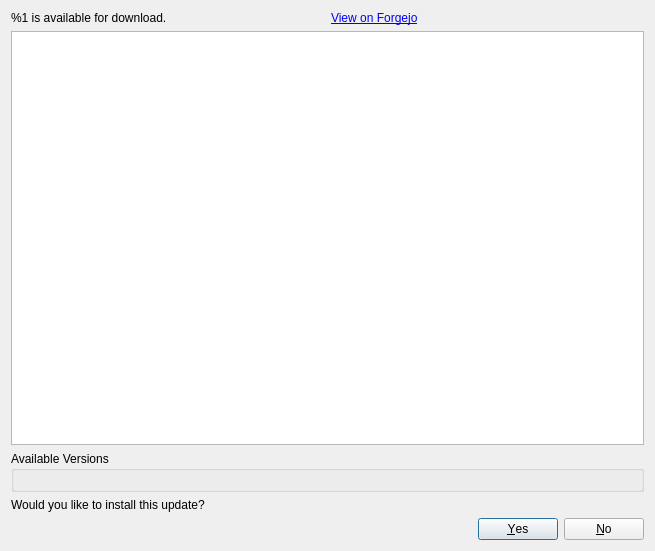
<?xml version="1.0" encoding="UTF-8"?>
<ui version="4.0">
 <class>UpdateDialog</class>
 <widget class="QDialog" name="UpdateDialog">
  <property name="geometry">
   <rect>
    <x>0</x>
    <y>0</y>
    <width>655</width>
    <height>551</height>
   </rect>
  </property>
  <property name="windowTitle">
   <string>Update Available</string>
  </property>
  <layout class="QGridLayout" name="gridLayout">
   <item row="0" column="1">
    <widget class="QLabel" name="url">
     <property name="text">
      <string>&lt;a href=&quot;%1&quot;&gt;View on Forgejo&lt;/a&gt;</string>
     </property>
     <property name="openExternalLinks">
      <bool>true</bool>
     </property>
    </widget>
   </item>
   <item row="3" column="0" colspan="2">
    <widget class="QLabel" name="label_2">
     <property name="text">
      <string>Would you like to install this update?</string>
     </property>
    </widget>
   </item>
   <item row="4" column="0" colspan="2">
    <widget class="QDialogButtonBox" name="buttonBox">
     <property name="orientation">
      <enum>Qt::Orientation::Horizontal</enum>
     </property>
     <property name="standardButtons">
      <set>QDialogButtonBox::StandardButton::No|QDialogButtonBox::StandardButton::Yes</set>
     </property>
    </widget>
   </item>
   <item row="2" column="0" colspan="2">
    <widget class="QGroupBox" name="groupBox">
     <property name="title">
      <string>Available Versions</string>
     </property>
     <layout class="QVBoxLayout" name="radioButtons"/>
    </widget>
   </item>
   <item row="1" column="0" colspan="2">
    <widget class="QTextEdit" name="body">
     <property name="horizontalScrollBarPolicy">
      <enum>Qt::ScrollBarPolicy::ScrollBarAlwaysOff</enum>
     </property>
     <property name="readOnly">
      <bool>true</bool>
     </property>
    </widget>
   </item>
   <item row="0" column="0">
    <widget class="QLabel" name="version">
     <property name="text">
      <string>%1 is available for download.</string>
     </property>
    </widget>
   </item>
  </layout>
 </widget>
 <resources/>
 <connections>
  <connection>
   <sender>buttonBox</sender>
   <signal>accepted()</signal>
   <receiver>UpdateDialog</receiver>
   <slot>accept()</slot>
   <hints>
    <hint type="sourcelabel">
     <x>248</x>
     <y>254</y>
    </hint>
    <hint type="destinationlabel">
     <x>157</x>
     <y>274</y>
    </hint>
   </hints>
  </connection>
  <connection>
   <sender>buttonBox</sender>
   <signal>rejected()</signal>
   <receiver>UpdateDialog</receiver>
   <slot>reject()</slot>
   <hints>
    <hint type="sourcelabel">
     <x>316</x>
     <y>260</y>
    </hint>
    <hint type="destinationlabel">
     <x>286</x>
     <y>274</y>
    </hint>
   </hints>
  </connection>
 </connections>
</ui>
